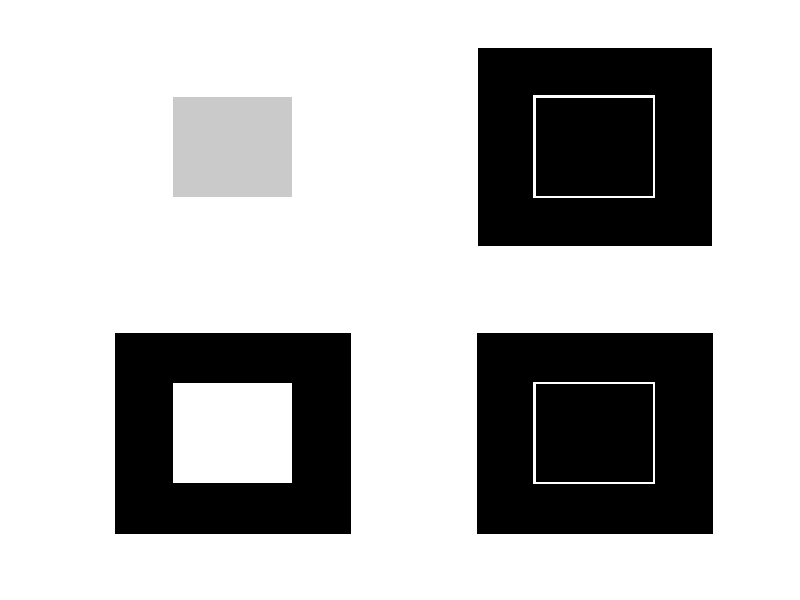

Source code (MATLAB):
function lec4_slide50()
    img0 = ones([174, 205]) * 255;
    img0(44:130, 51:154) = 200;
    img1 = zeros([174, 205]);
    img1(44:130, 51:154) = 255;
    
    kernel = [1, 1, 1; 1, -8, 1; 1, 1, 1] / -8;
    
    filtered0 = abs(conv2(img0, kernel, 'same'));
    filtered1 = abs(conv2(img1, kernel, 'same'));
    
    figure('name', 'lec4_slide50');
    subplot(221);
    imshow(uint8(img0));
    subplot(222);
    imshow(filtered0);
    subplot(223);
    imshow(uint8(img1));
    subplot(224);
    imshow(filtered1);
end

